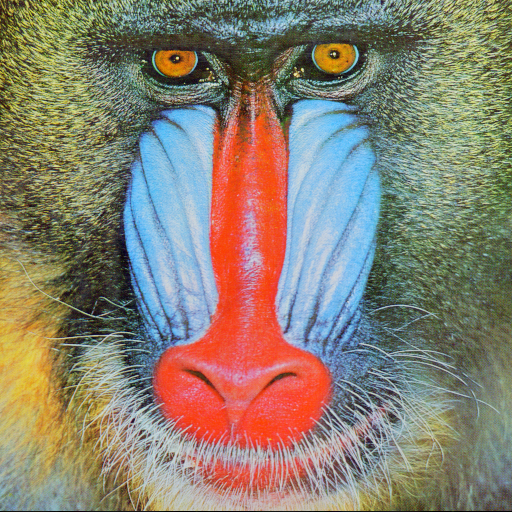
#> input picture trab4/in/baboon.png, 512 x 512 px
$ python decodificar.py in/baboon.png 5 out.png
#> lines starting #> are read from the running program, lines starting #| are printed output that depends on the picture
import cv2
import sys
import os
import numpy as np
import string

def readImage(filepath):
#> called with filepath = 'in/baboon.png'
    return cv2.imread(filepath, cv2.IMREAD_COLOR)
#> returned value is the input picture: shape (512, 512, 3); mean B, G, R 113.1, 128.9, 137.4

def saveImage(filepath, image):
    cv2.imwrite(filepath, image)

def readText(in_text):
    text_file = open(in_text, "r")
    text = text_file.read([])
    text_file.close()
    return text

def saveText(filepath, text):
    f = open(filepath, "w+")
    f.write(text)
    f.close()

def decode_binary_string(s):
    text = ''.join(chr(int(s[i*8:i*8+8],2)) for i in range(len(s)//8))
    # Stop on '\0'
    text = text[:text.find('\0')]
    # Filter only ASCII characters
    return ''.join(filter(lambda x: x in set(string.printable), text))

def readTextOnImage(image, plano_bits):
#> called with plano_bits = 5
    text = ""
    # Preserve only the coded bit
    image = np.bitwise_and(image, 1 << plano_bits)
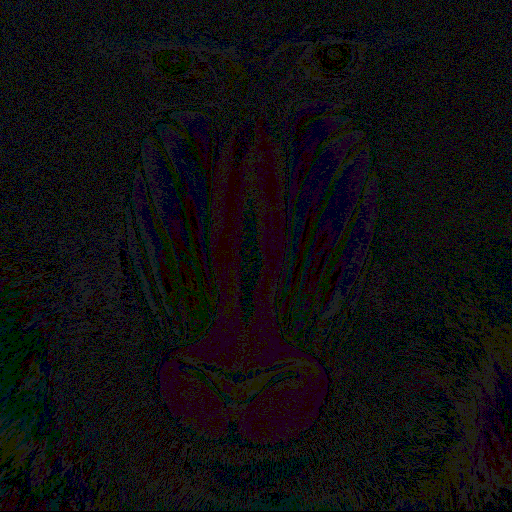
#> image: shape (512, 512, 3); mean of channels 0, 1, 2 17, 15.6, 17; drawn as B, G, R
    # Shift right to get 0 or 1
    image = np.right_shift(image, plano_bits)
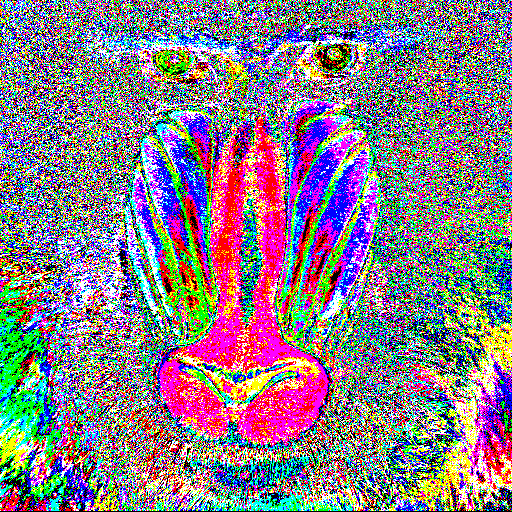
#> image: shape (512, 512, 3); mean of channels 0, 1, 2 0.531, 0.487, 0.531; drawn with 1 as white
    for x in range(image.shape[1]):
        for y in range(image.shape[2]):
            text += str(image[0][x][y])
            text += str(image[1][x][y])
            text += str(image[2][x][y])
    return decode_binary_string(text)

if __name__ == '__main__':
    in_file = sys.argv[1]
    plano_bits = int(sys.argv[2])
    out_file = sys.argv[3]
    out_path = "./out/"
    if not os.path.exists(out_path):
        os.makedirs(out_path)

    # Read the coded image
    image = readImage(in_file)

    # Extract text from image
    text = readTextOnImage(image, plano_bits)

    # Save the text on file
    saveText(out_path + out_file, text)

$ run again, on trab4/in/sphere-7.png
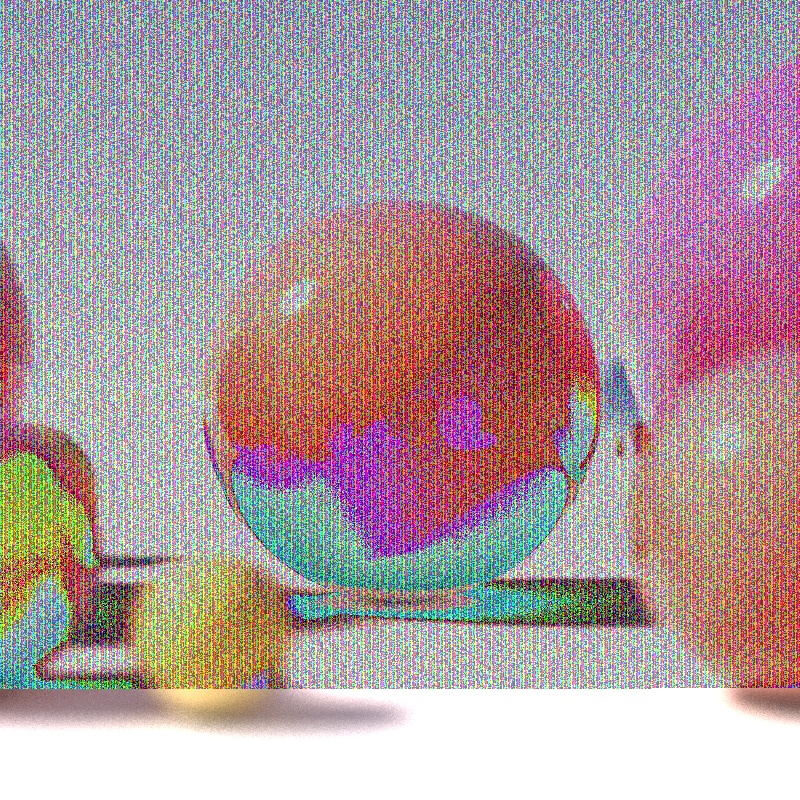
#> input picture trab4/in/sphere-7.png, 800 x 800 px
#> in readImage, returned value is the input picture: shape (800, 800, 3); mean B, G, R 159.3, 155.3, 174.2
#> in readTextOnImage, `image = np.bitwise_and(image, 1 << plano_bits)`:
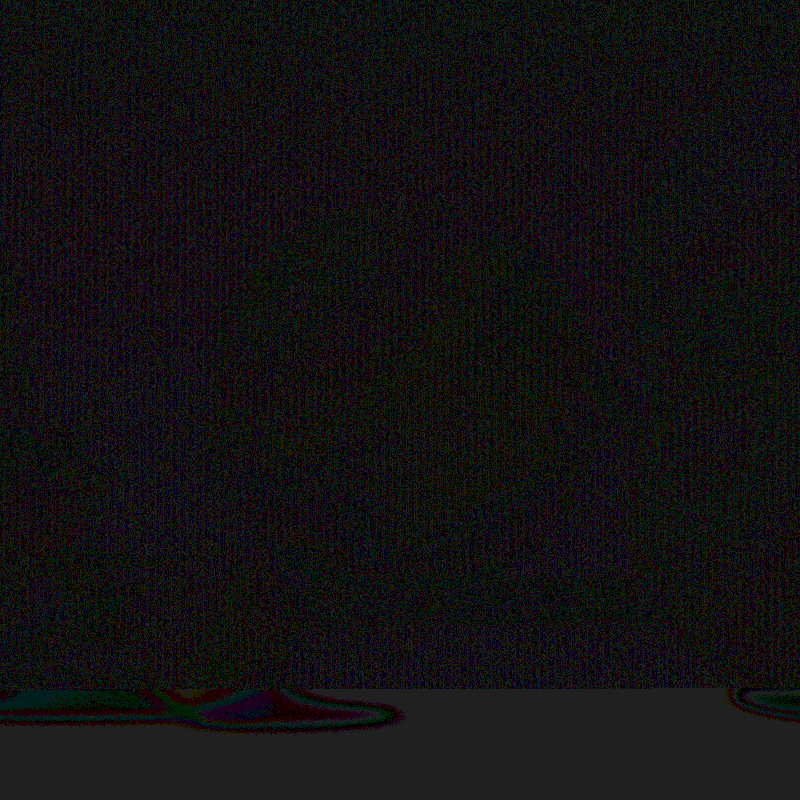
#> image: shape (800, 800, 3); mean of channels 0, 1, 2 18.1, 17.9, 18.9; drawn as B, G, R
#> in readTextOnImage, `image = np.right_shift(image, plano_bits)`:
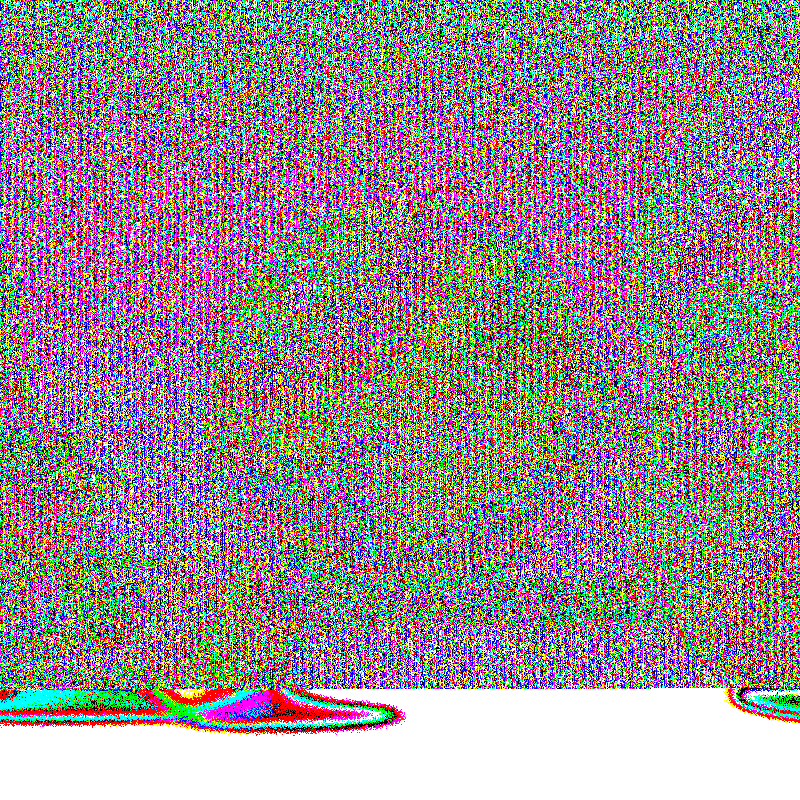
#> image: shape (800, 800, 3); mean of channels 0, 1, 2 0.565, 0.559, 0.589; drawn with 1 as white
